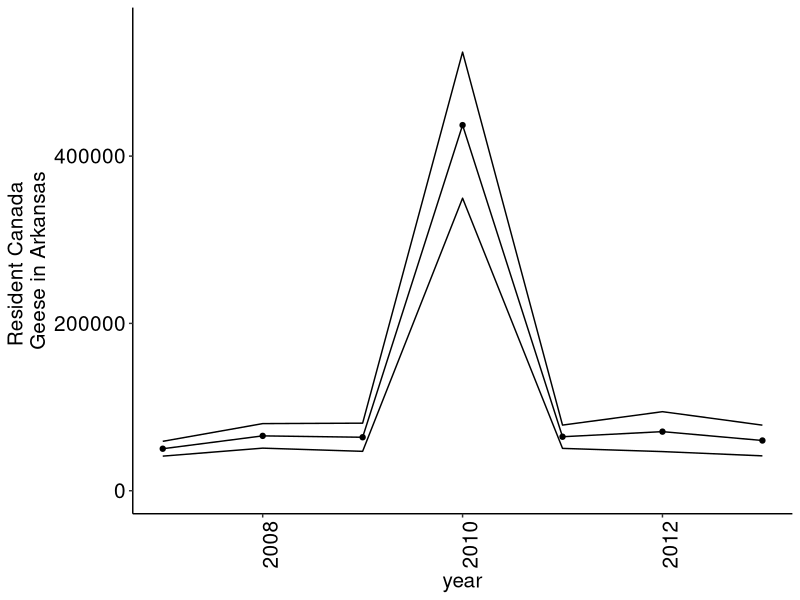
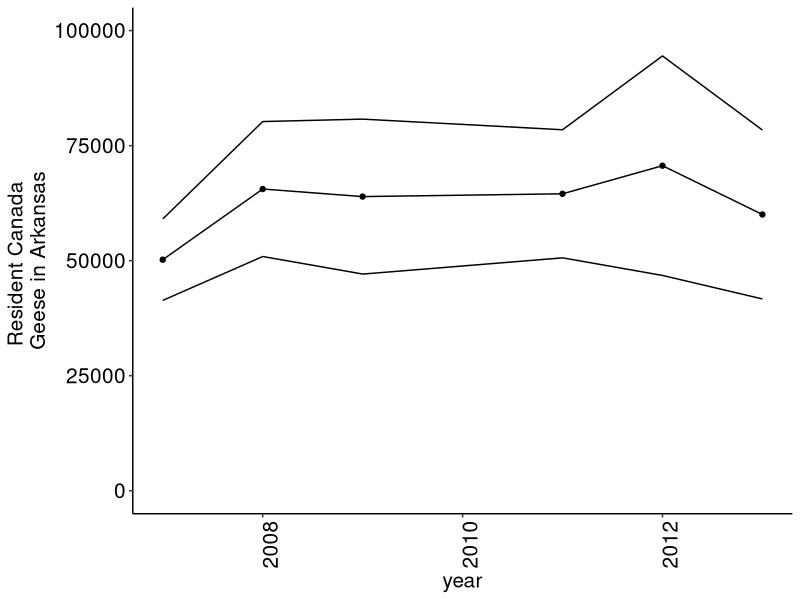
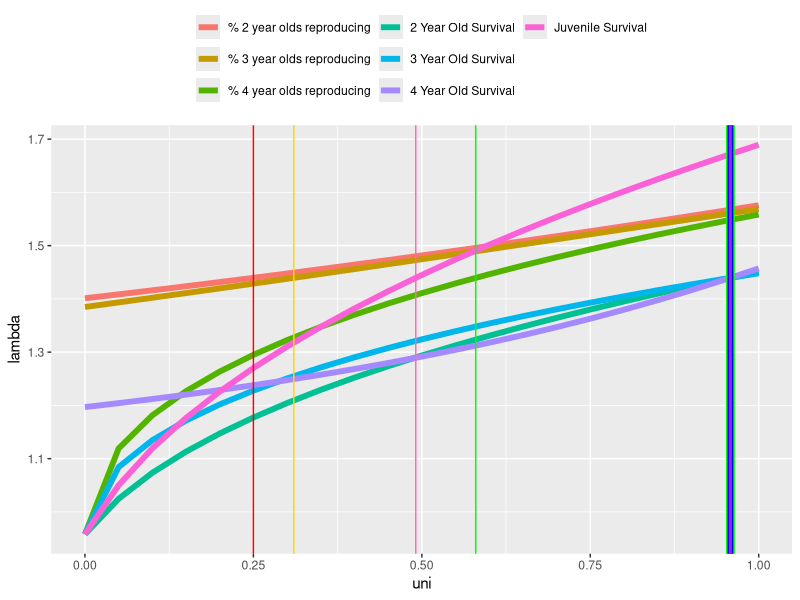

Write R code to recreate these figures, in order.
## ---- chunk 1
library(ggplot2)
library(grid)

options(scipen=999)
m <- as.data.frame(matrix(c(2006,2007,2008,2009,2010,2011,2012,2013,980,807,741,938,1172,1498,1123,814,15,35,21,15,27,23,9,11),ncol=3))
colnames(m) <- c("year","banded","recovered")
m$recov_rate <- m$recovered/m$banded
m$recov_var <- ((m$recov_rate*(1-m$recov_rate))/(m$banded-1))
m$recov_se <- sqrt(m$recov_var)
m$report_rate <- 0.736
m$report_var <- .002
m$report_se <- .046
m$harvest_rate <- m$recov_rate/m$report_rate
m$harvest_var <- (m$recov_var/(m$report_rate^2))+(((m$recov_rate^2)*m$report_var)/(m$report_rate^4))
m$num_harvested <- c(0,4851,4139,2277,22425,2207,1261,1807)
m$adjust_harvested <- m$num_harvested*.61
m$N_Cago <- m$adjust_harvest/m$harvest_rate
m$N_var <- (0.1/(m$harvest_rate^2))+((m$adjust_harvested^2)*((m$harvest_var)/(m$harvest_rate^4)))
m$N_se <- sqrt(m$N_var)
m$N_ci_u <- m$N_Cago+m$N_se
m$N_ci_l <- m$N_Cago-m$N_se
## ---- chunk 2
options(scipen=999)
ggplot()+
  geom_point(data=m[m$year!=2006,], aes(x=year, y=N_Cago))+
  geom_line(data=m[m$year!=2006,], aes(x=year, y=N_Cago))+
  geom_line(data=m[m$year!=2006,], aes(x=year, y=N_ci_u))+
  geom_line(data=m[m$year!=2006,], aes(x=year, y=N_ci_l))+
  ylim(0,550000)+
  xlab("year")+
  ylab("Resident Canada \nGeese in Arkansas")+
  theme(plot.title = element_text(colour="black",size=15), #plot title
        axis.text.x = element_text(ang=90, colour="black", size=15), #x axis labels
        axis.text.y = element_text(colour="black",size=15), #y axis labels
        axis.title.x = element_text(colour="black",size=15),
        axis.title.y = element_text(colour="black",size=15), #y ,axis title
        legend.text = element_text(colour="black", size=15), #legend text
        legend.title = element_blank(),#legend title
        legend.background = element_rect(fill="white"), #legend background color
        legend.position = "top",
        legend.direction= "horizontal",
        legend.key = element_rect(colour="black", fill="white"),
        legend.key.width=unit(3,"cm"),
        plot.background = element_rect(fill = "white" ), #plot background color
        panel.grid.major= element_line(colour=NA), 
        panel.grid.minor=element_line(colour=NA),
        panel.background = element_rect(fill = "white"),
        axis.line=element_line(colour="black"))
## ---- chunk 3
options(scipen=999)
ggplot()+
  geom_point(data=m[m$year!=2010&m$year!=2006,], aes(x=year, y=N_Cago))+
  geom_line(data=m[m$year!=2010&m$year!=2006,], aes(x=year, y=N_Cago))+
  geom_line(data=m[m$year!=2010&m$year!=2006,], aes(x=year, y=N_ci_u))+
  geom_line(data=m[m$year!=2010&m$year!=2006,], aes(x=year, y=N_ci_l))+
  ylim(0,100000)+
  xlab("year")+
  ylab("Resident Canada \nGeese in Arkansas")+
  theme(plot.title = element_text(colour="black",size=15), #plot title
        axis.text.x = element_text(ang=90, colour="black", size=15), #x axis labels
        axis.text.y = element_text(colour="black",size=15), #y axis labels
        axis.title.x = element_text(colour="black",size=15),
        axis.title.y = element_text(colour="black",size=15), #y ,axis title
        legend.text = element_text(colour="black", size=15), #legend text
        legend.title = element_blank(),#legend title
        legend.background = element_rect(fill="white"), #legend background color
        legend.position = "top",
        legend.direction= "horizontal",
        legend.key = element_rect(colour="black", fill="white"),
        legend.key.width=unit(3,"cm"),
        plot.background = element_rect(fill = "white" ), #plot background color
        panel.grid.major= element_line(colour=NA), 
        panel.grid.minor=element_line(colour=NA),
        panel.background = element_rect(fill = "white"),
        axis.line=element_line(colour="black"))


## ---- chunk 4


mat <- matrix(c(0,.491,0,0,.25*2.3,0,0.958,0,.31*3.9, 0,0,0.958,.58*3.7,0,0,.958),ncol=4)

v <- matrix(nrow=4, ncol=100)

v[,1]<- c(20000*.25,20000*.25,20000*.24,20000*.26)

for(i in 1:99){

  v[,i+1] <- mat %*% v[,i]

}

col <- colSums(v)

eigens=eigen(mat)

lambda=eigens$values[1]
c=eigens$vectors[,1]/sum(eigens$vectors[,1]) 





## Variation in juvenile survival
lambdap0 <- matrix(nrow=1, ncol=21)
unip0 <- seq(0, 1,by=.05)
for(i in 1:21){
  mat <- matrix(c(0,unip0[i],0,0,.25*2.3,0,0.958,0,.31*3.9, 0,0,0.958,.58*3.7,0,0,.958),ncol=4)
eigenp0 <- eigen(mat)
lambdap0[i] <- eigenp0$values[1]
}
#plot(unip0, lambdap0)

## variation in 2 year old survival
lambdap1 <- matrix(nrow=1, ncol=21)
unip1 <- seq(0, 1,by=.05)
for(i in 1:21){
  mat <- matrix(c(0,.491,0,0,.25*2.3,0,unip1[i],0,.31*3.9, 0,0,0.958,.58*3.7,0,0,.958),ncol=4)
eigenp1 <- eigen(mat)
lambdap1[i] <- eigenp1$values[1]
}
#plot(unip1, lambdap1)

## variation in three year old survival 
lambdap2 <- matrix(nrow=1, ncol=21)
unip2 <- seq(0, 1,by=.05)
for(i in 1:21){
  mat <- matrix(c(0,.491,0,0,.25*2.3,0,.958,0,.31*3.9, 0,0,unip2[i],.58*3.7,0,0,.958),ncol=4)
eigenp2 <- eigen(mat)
lambdap2[i] <- eigenp2$values[1]
}
#plot(unip2, lambdap2)


## variation in four year old survival 
lambdap3 <- matrix(nrow=1, ncol=21)
unip3 <- seq(0, 1,by=.05)
for(i in 1:21){
  mat <- matrix(c(0,.491,0,0,.25*2.3,0,.958,0,.31*3.9, 0,0,.958,.58*3.7,0,0,unip3[i]),ncol=4)
eigenp3 <- eigen(mat)
lambdap3[i] <- eigenp3$values[1]
}
#plot(unip3, lambdap3)

## variation in percent of two year olds that reproduce
lambdap4 <- matrix(nrow=1, ncol=21)
unip4 <- seq(0, 1,by=.05)
for(i in 1:21){
  mat <- matrix(c(0,.491,0,0,unip4[i]*2.3,0,.958,0,.31*3.9, 0,0,.958,.58*3.7,0,0,.958),ncol=4)
eigenp4 <- eigen(mat)
lambdap4[i] <- eigenp4$values[1]
}
#plot(unip4, lambdap4)


## variation in precent of three year olds that reproduce

lambdap5 <- matrix(nrow=1, ncol=21)
unip5 <- seq(0, 1,by=.05)
for(i in 1:21){
  mat <- matrix(c(0,.491,0,0,.25*2.3,0,.958,0,unip5[i]*3.9, 0,0,.958,.58*3.7,0,0,.958),ncol=4)
eigenp5 <- eigen(mat)
lambdap5[i] <- eigenp5$values[1]
}
#plot(unip5, lambdap5)


## variation in precent of four year olds that reproduce 
lambdap6 <- matrix(nrow=1, ncol=21)
unip6 <- seq(0, 1,by=.05)
for(i in 1:21){
  mat <- matrix(c(0,.491,0,0,.25*2.3,0,.958,0,.31*3.9, 0,0,.958,unip6[i]*3.7,0,0,.958),ncol=4)
eigenp6 <- eigen(mat)
lambdap6[i] <- eigenp6$values[1]
}
#plot(unip6, lambdap6)

dat <- as.numeric(cbind(lambdap0, lambdap1, lambdap2, lambdap3,lambdap4, lambdap5, lambdap6))
uni <- as.numeric(rep(unip0, times=7))
scen <- as.factor(rep(c("Juvenile Survival","2 Year Old Survival","3 Year Old Survival","4 Year Old Survival","% 2 year olds reproducing","% 3 year olds reproducing","% 4 year olds reproducing"), each=21))

data <- as.data.frame(rbind(dat, uni))
tran <- as.data.frame(t(data))
tran2 <- cbind(tran, scen)
library(reshape)

mdat <- melt(tran2, id=c("scen","uni"))

col <- c("#ffffcc","#c7e9b4","#7fcdbb","#41b6c4","#1d91c0","#225ea8","#0c2c84")

ggplot()+
  geom_line(data=mdat, aes(x=uni, y=value, group=scen,  colour=scen), size=2)+
  ylab("lambda")+
  geom_vline(xintercept=.491, col="hot pink")+geom_vline(xintercept=.58, col="green")+geom_vline(xintercept=.31, col="gold")+geom_vline(xintercept=.25, col="red")+geom_vline(xintercept=.958, col="green", size=3)+geom_vline(xintercept=.958, col="blue", size=2)+geom_vline(xintercept=.958, col="purple", size=1)+
  theme(legend.position="top",
        legend.title=element_blank())+
  guides(col=guide_legend(nrow=3))
